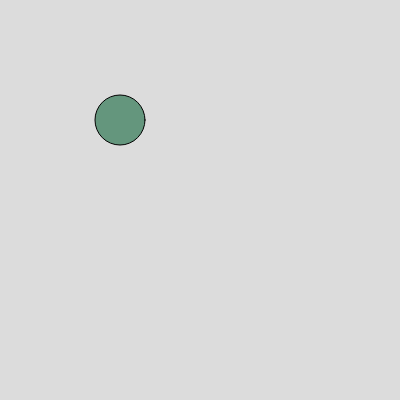
Frame 1 (no input)
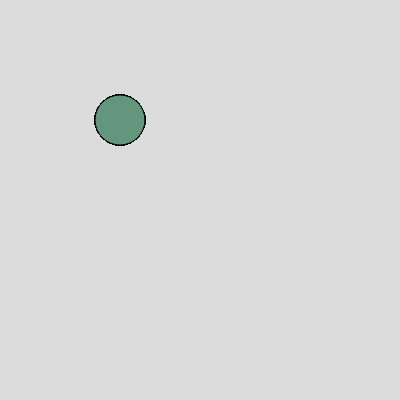
Frame 60 (no input)
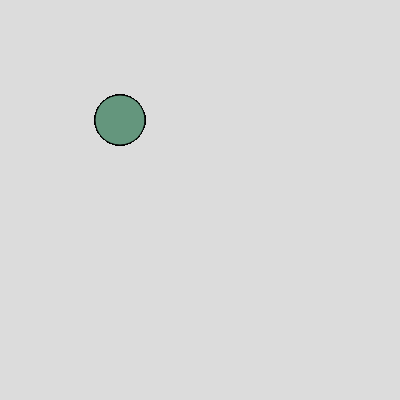
Frame 120 (the mouse pressed at the canvas centre since frame 60)

The p5.js sketch that drew these frames (run headless with seeded random() and noise() and a simulated clock; from frame 60 on, the mouse is pressed at the canvas centre):

// p5.js sketch
// ── sketch.js
function setup() {
  createCanvas(400, 400);
   background(220);

}

function draw() {
  fill(100,150,125);
  circle(120,120,50);
 }
